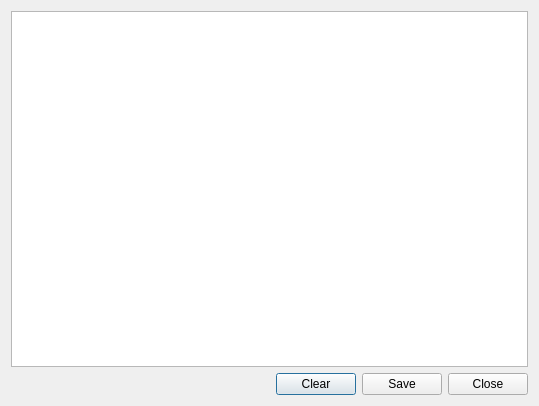
<?xml version="1.0" encoding="UTF-8"?>
<ui version="4.0">
 <class>DialogLogfile</class>
 <widget class="QDialog" name="DialogLogfile">
  <property name="geometry">
   <rect>
    <x>0</x>
    <y>0</y>
    <width>539</width>
    <height>406</height>
   </rect>
  </property>
  <property name="windowTitle">
   <string>OpenALAQS - Log File</string>
  </property>
  <layout class="QGridLayout" name="gridLayout">
   <item row="0" column="0">
    <layout class="QVBoxLayout" name="verticalLayout">
     <item>
      <widget class="QTextEdit" name="logfile_text_area">
       <property name="verticalScrollBarPolicy">
        <enum>Qt::ScrollBarAsNeeded</enum>
       </property>
       <property name="lineWrapMode">
        <enum>QTextEdit::NoWrap</enum>
       </property>
      </widget>
     </item>
     <item>
      <layout class="QHBoxLayout" name="horizontalLayout">
       <item>
        <spacer name="horizontalSpacer">
         <property name="orientation">
          <enum>Qt::Horizontal</enum>
         </property>
         <property name="sizeHint" stdset="0">
          <size>
           <width>40</width>
           <height>20</height>
          </size>
         </property>
        </spacer>
       </item>
       <item>
        <widget class="QPushButton" name="clear">
         <property name="text">
          <string>Clear</string>
         </property>
        </widget>
       </item>
       <item>
        <widget class="QPushButton" name="save">
         <property name="text">
          <string>Save</string>
         </property>
        </widget>
       </item>
       <item>
        <widget class="QPushButton" name="close">
         <property name="text">
          <string>Close</string>
         </property>
        </widget>
       </item>
      </layout>
     </item>
    </layout>
   </item>
  </layout>
 </widget>
 <tabstops>
  <tabstop>logfile_text_area</tabstop>
  <tabstop>clear</tabstop>
  <tabstop>save</tabstop>
  <tabstop>close</tabstop>
 </tabstops>
 <resources/>
 <connections/>
</ui>
